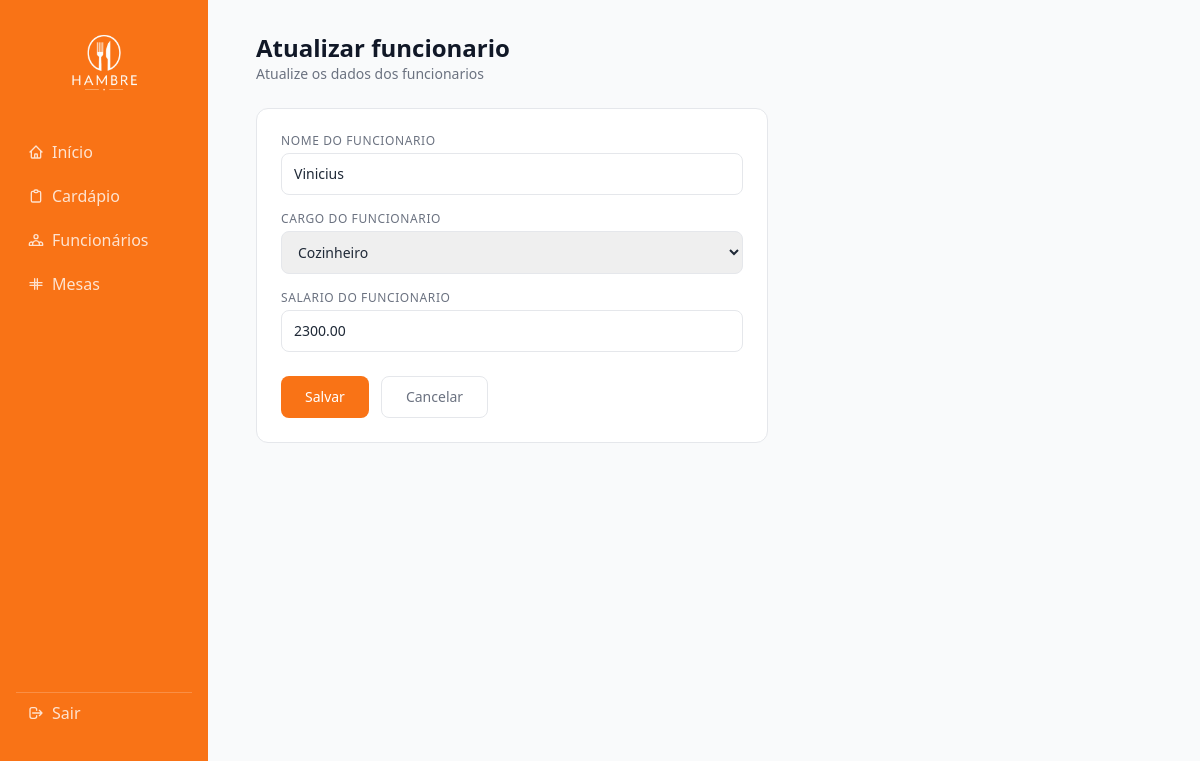
/funcionarios/editar.php?id=2, run on the app's committed database.
### tables this page shows
CREATE TABLE `funcionarios` (
  `id` int NOT NULL,
  `nome` varchar(100) DEFAULT NULL,
  `cargo` varchar(50) DEFAULT NULL,
  `salario` decimal(10,2) NOT NULL
);

### funcionarios/funcoes.php (called while the page is built, shortened)
<?php
function obterFuncionario($con,$id){
    $stmt = $con->prepare("SELECT * FROM funcionarios WHERE id = :id");
    $stmt->bindValue(":id",$id);
    $stmt->execute();
    return $stmt->fetch(PDO::FETCH_OBJ);
}
?>

### funcionarios/editar.php (the view, shortened to what this page needs)
<?php
if(isset($_GET['id'])){
    require_once "../conexao.php";
    require_once "funcoes.php";
    $id = $_GET['id'];
    $funcionario = obterFuncionario($con,$id);
}else{
    echo "Id não fornecido.";
    exit();
}
?>
<?php include '../sidebar.php'; ?>
<div class="mb-6">
    <h1 class="text-2xl font-bold text-gray-900">Atualizar funcionario</h1>
    <p class="text-sm text-gray-500">Atualize os dados dos funcionarios</p>
</div>
<div class="bg-white rounded-xl border border-gray-200 p-6 max-w-lg">
    <form action="" method="post" class="space-y-4">
        <div>
            <label class="block text-xs font-medium text-gray-500 uppercase tracking-wider mb-1">Nome do funcionario</label>
            <input type="text" name="nome" value="<?= htmlspecialchars($funcionario->nome) ?>" required
            class="w-full border border-gray-200 rounded-lg px-3 py-2.5 text-sm text-gray-800 outline-none focus:border-orange-400 focus:ring-2 focus:ring-orange-100 transition">
        </div>
        <div>
            <label  class="block text-xs font-medium text-gray-500 uppercase tracking-wider mb-1">Cargo do funcionario</label>
            <select name="cargo" required
                class="w-full border border-gray-200 rounded-lg px-3 py-2.5 text-sm text-gray-800 outline-none focus:border-orange-400 focus:ring-2 focus:ring-orange-100 transition">
                <option value="Cozinheiro" <?= $funcionario->cargo == 'Cozinheiro' ? 'selected' : '' ?> >Cozinheiro</option>
            </select>
        </div>
        <div>
            <label class="block text-xs font-medium text-gray-500 uppercase tracking-wider mb-1">Salario do funcionario</label>
            <input type="number" name="salario" step="0.01" value="<?= htmlspecialchars($funcionario->salario) ?>" required
            class="w-full border border-gray-200 rounded-lg px-3 py-2.5 text-sm text-gray-800 outline-none focus:border-orange-400 focus:ring-2 focus:ring-orange-100 transition">
        </div>
        <div class="flex gap-3 pt-2">
            <button type="submit"
            class="bg-orange-500 hover:bg-orange-600 text-white font-medium text-sm px-6 py-2.5 rounded-lg transition">
                Salvar
            </button>
            <a href="index.php"
            class="border border-gray-200 text-gray-500 hover:bg-gray-50 font-medium text-sm px-6 py-2.5 rounded-lg transition">
                Cancelar
            </a>
        </div>
    </form>
</div>
</main>
</body>
</html>

### data on the page
funcionarios: nome "Vinicius", cargo "Cozinheiro", salario "2300.00"
